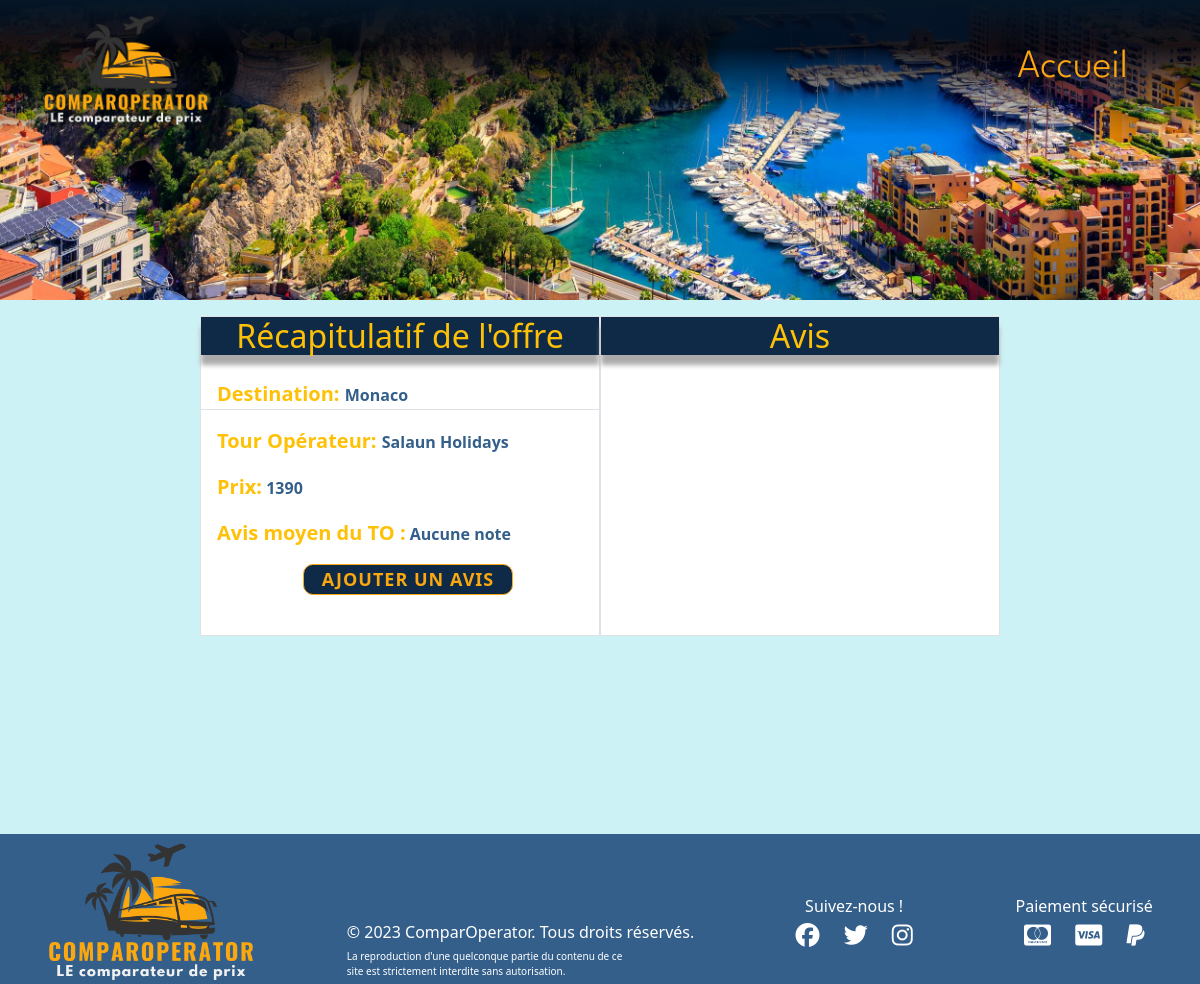
Page /destination.php?name=Monaco on the committed database.
### tables this page shows
CREATE TABLE
  `destination` (
    `id` int (11) NOT NULL,
    `location` varchar(255) NOT NULL,
    `price` int (11) NOT NULL,
    `tour_operator_id` int (11) NOT NULL,
    `picture` varchar(255) NOT NULL
  );

CREATE TABLE
  `tour_operator` (
    `id` int (11) NOT NULL,
    `name` varchar(255) NOT NULL,
    `link` varchar(255) NOT NULL
  );

### classes/Destination.php (called while the page is built, shortened)
<?php
class Destination {
    private string $location;
    private int $price;
    public function setId(int $id): self
    {
        return $this;
    }
    public function getLocation(): string
    {
        return $this->location;
    }
    public function setLocation(string $location): self
    {
        $this->location = $location;
        return $this;
    }
    public function getPrice(): int
    {
        return $this->price;
    }
    public function setPrice(int $price): self
    {
        $this->price = $price;
        return $this;
    }
    public function setPicture(string $picture): self
    {
        return $this;
    }
}
?>

### classes/Certificate.php (called while the page is built, shortened)
<?php
    class Certificate {
        public function setSignatory($signatory): self
        {
                return $this;
        }
        public function setExpiresAt($expiresAt): self
        {
                return $this;
        }
    }
?>

### classes/TourOperator.php (called while the page is built, shortened)
<?php
class TourOperator {
    private int $id;
    private string $name;
    private $destinations;
    private $scores;
    public function getId(): int
    {
        return $this->id;
    }
    public function setId(int $id): self
    {
        $this->id = $id;
        return $this;
    }
    public function getName(): string
    {
        return $this->name;
    }
    public function setName(string $name): self
    {
        $this->name = $name;
        return $this;
    }
    public function setLink(string $link): self
    {
        return $this;
    }
    public function setCertificate($certificate): self
    {
        return $this;
    }
    public function getDestinations()
    {
        return $this->destinations;
    }
    public function setDestinations($destinations): self
    {
        $this->destinations = $destinations;
        return $this;
    }
    public function setReviews($reviews): self
    {
        return $this;
    }
    public function setScores($scores): self
    {
        $this->scores = $scores;
        return $this;
    }
    public function getAverageScore(){
        $answer = 0;
        if(count($this->scores) > 0) {
            return $answer/count($this->scores);
        }
        else return ('Aucune note');
    }
}
?>

### classes/Manager.php (the view, shortened to what this page needs)
<?php
    class Manager {
        private $bdd;
        public function setBdd($bdd): self
        {
                $this->bdd = $bdd;
                return $this;
        }
        public function getAllDestination($id = 0){
            if ($id == 0) {
                $query = $this->bdd->query('SELECT * FROM destination');
            }
            else {
                $query = $this->bdd->query('SELECT * FROM destination WHERE tour_operator_id = "'. $id .'"');
            }
            $locationsData = $query->fetchAll(PDO :: FETCH_ASSOC);
            $array = [];
            foreach($locationsData as $locationData) {
                $destination = new Destination ($locationData);
                array_push($array, $destination);
            }
            return $array;
        }
        public function getAllReviews($id){
            $query = $this->bdd->query('SELECT * FROM review
                                        JOIN author ON review.author_id = author.id
                                        WHERE tour_operator_id = "'. $id .'"');
            $reviewsData = $query->fetchAll(PDO :: FETCH_ASSOC);
            $array = [];
            return $array;
        }
        public function getScores($id){
            $query = $this->bdd->query('SELECT * FROM score
                                        JOIN author ON score.author_id = author.id
                                        WHERE tour_operator_id = "'. $id .'"');
            $scoresData = $query->fetchAll(PDO :: FETCH_ASSOC);
            $array = [];
            return $array;
        }
        public function getOperatorByDestination($name ="none") {
            if ($name != "none") {
                $queryContent = 'SELECT * FROM destination
                JOIN tour_operator ON destination.tour_operator_id = tour_operator.id
                WHERE destination.location="'. $name .'" ORDER BY price ASC';
            }
            else {
                $queryContent = 'SELECT * FROM tour_operator ORDER BY name ASC';
            }
            $query = $this->bdd->query($queryContent);
            $operatorsData = $query->fetchAll(PDO :: FETCH_ASSOC);
            $operators = [];
            foreach($operatorsData as $operatorData) {
                $id = $operatorData['tour_operator_id'];
                $destinations = $this->getAllDestination($id);
                $reviews = $this->getAllReviews($id);
                $scores = $this->getScores($id);
                $certificate = $this->getCertificate($id);
                $operator = new TourOperator($operatorData, $destinations, $reviews, $scores, $certificate);
                array_push($operators, $operator);
            }
            return $operators;
        }
        public function getCertificate($tourOperatorId){
            $query = $this->bdd->query('SELECT * FROM certificate WHERE tour_operator_id = "' . $tourOperatorId . '"');
            $certificateData = $query->fetch(PDO :: FETCH_ASSOC);
            if ($certificateData !== false) {
                $certificate = new Certificate($certificateData);
                return $certificate;
            }
            else return ("none");
        }
        public function displayScore($score){
            $answer = "";
            if ($score == "Aucune note") {
                $answer .= "Aucune note";
            } else{
            for ($i = 0; $i < 5; $i++){
                if (round($score) > $i){
                    $answer .= '<span class="fa fa-star checked"></span>';
                }
                else {
                    $answer .= '<span class="fa fa-star"></span>';
                }
            }}
            return $answer;
        }
        public function displayTourOperator($operator, $destination){
            echo('<div class="d-flex justify-content-center flex-wrap mb-5">
                    <div class="col-lg-5 col-xl-4 col-12 d-flex flex-column  border" id="infosTO">
                        <h2 class="text-warning col-12 text-center"  id="titleComments">
                            Récapitulatif de l\'offre
                        </h2>
                        <p class="mt-4 ps-3 border-bottom">
                            <span class="text-warning"> Destination: </span> '. $destination->getLocation() .'
                        </p>
                        <p class=" ps-3">
                            <span class="text-warning"> Tour Opérateur: </span> '. $operator->getName() .'
                        </p>
                        <p class=" ps-3">
                            <span class="text-warning"> Prix:</span> '. $destination->getPrice() .'
                        </p>
                        <p class=" ps-3">
                            <span class="text-warning"> Avis moyen du TO :</span> '. $this->displayScore($operator->getAverageScore()) .'
                        </p>
                        <div class="d-flex justify-content-center">');
                        echo('<button class="mb-2 ms-3" data-bs-toggle="modal" data-bs-target="#exampleModal'. $operator->getId() .'">
                            Ajouter un avis
                        </button>
                        </div>
                    </div>
                    <div class="col-lg-5 col-xl-4 col-12 border" id="sectionComments">
                        <h2 class="text-warning text-center" id="titleComments">
                            Avis
                        </h2>
                        <div class="d-flex flex-column align-items-center" id="listComments">'. $this->displayReviews($this->getAllReviews($operator->getId())) .'</div>
                    </div>
                </div>
              <div class="modal fade" id="exampleModal'. $operator->getId() .'" tabindex="-1" aria-labelledby="exampleModalLabel'. $operator->getId() .'" aria-hidden="true">
                            <input type="hidden" name="nameDestination" value="'. $destination->getLocation() .'" />
                            <input type="hidden" name="tourOperatorId" value="'. $operator->getId() .'"/>
              </div>');
        }
        public function displayReviews($reviews) {
            $answer = '';
            return $answer;
        }
    }
?>

### destination.php
<?php
    include('header.php');
?>
<div>
<?php
    $manager = new Manager($db);
    if (isset($_GET['name'])){
        $name = $_GET['name'];
        $operators = $manager->getOperatorByDestination($name);
        $picture = $manager->getDestinationByOperator($operators[0], $name)->getPicture();
        echo('<img src="'. $picture .'" height="300px" id="destinationMainImg" class="mb-3"/>');
        foreach($operators as $operator){
            $destination = $manager->getDestinationByOperator($operator, $name);
            $manager->displayTourOperator($operator, $destination);
        }
    }
?>
</div>
<?php
    include('footer.php');
?>

### public/css/style.css (style rules this page uses)
body { position: relative; min-height: 100vh; padding-bottom: 300px; background-color: #ccf2f5; }
#destinationMainImg { object-fit: cover; width: 100%; object-position: 50% 80%; }
#listComments { height: 280px !important; overflow: scroll; font-weight: 600; }
#titleComments { background-color: #0f2a46 !important; margin-bottom: 0; box-shadow: 0px 10px 5px #aaaaaa; }
#infosTO span { font-weight: 700; font-size: 20px; }
#infosTO p { color: #335f8a; font-weight: 600; }
#sectionComments, #infosTO { background-color: #ffffff; }
button { position: relative; width: 210px; font-size: 18px; font-weight: 500; letter-spacing: 1px; border-radius: 10px; text-transform: uppercase; border: 1px solid transparent; outline: none; cursor: pointer; background: #0f2a46; overflow: hidden; transition: 0.6s; font-weight: 700; }
button { color: #faa710; border-color: #faa710; z-index: 1; }
button:before, button:after { position: absolute; content: ""; left: 0; top: 0; height: 100%; filter: blur(30px); opacity: 0.4; transition: 0.6s; }
button:before { width: 60px; background: rgba(255, 255, 255, 0.6); transform: translateX(-130px) skewX(-45deg); }
button:after { width: 30px; background: rgba(255, 255, 255, 0.6); transform: translateX(-130px) skewX(-45deg); }

### rows in the picture
destination: picture (picture), location "Monaco", tour_operator.name "Salaun Holidays", price "1390", value "Aucune note"
